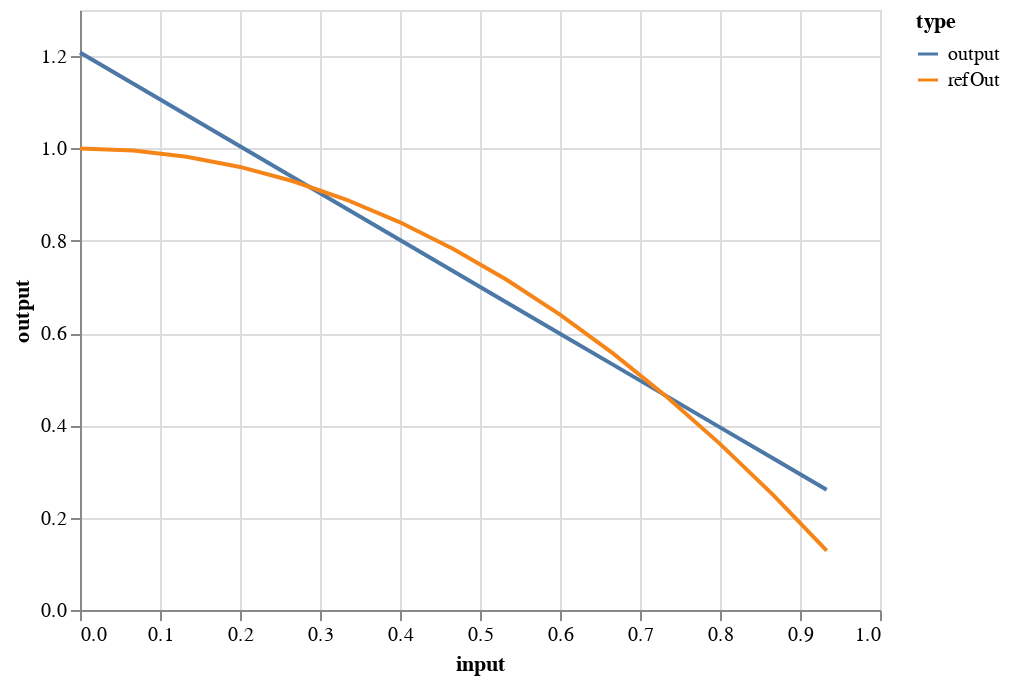

The notebook cell saved with this chart:
### Code cell
plotOutput(input, output, refOut)

### Figure 1 — Vega-Lite specification as saved in the notebook (floating-point values rounded to 4 significant figures)
{"config": {"view": {"continuousWidth": 400, "continuousHeight": 300}}, "data": {"name": "data-d813adb75143ff7de9755ee066e9a5b4"}, "mark": "line", "encoding": {"color": {"type": "nominal", "field": "type"}, "x": {"type": "quantitative", "field": "input"}, "y": {"type": "quantitative", "field": "output"}}, "$schema": "https://vega.github.io/schema/vega-lite/v4.8.1.json", "datasets": {"data-d813adb75143ff7de9755ee066e9a5b4": [{"input": 0.0, "output": 1.208, "type": "output"}, {"input": 0.0, "output": 1.0, "type": "refOut"}, {"input": 0.06667, "output": 1.14, "type": "output"}, {"input": 0.06667, "output": 0.9956, "type": "refOut"}, {"input": 0.1333, "output": 1.072, "type": "output"}, {"input": 0.1333, "output": 0.9822, "type": "refOut"}, {"input": 0.2, "output": 1.005, "type": "output"}, {"input": 0.2, "output": 0.96, "type": "refOut"}, {"input": 0.2667, "output": 0.9371, "type": "output"}, {"input": 0.2667, "output": 0.9289, "type": "refOut"}, {"input": 0.3333, "output": 0.8694, "type": "output"}, {"input": 0.3333, "output": 0.8889, "type": "refOut"}, {"input": 0.4, "output": 0.8017, "type": "output"}, {"input": 0.4, "output": 0.84, "type": "refOut"}, {"input": 0.4667, "output": 0.7341, "type": "output"}, {"input": 0.4667, "output": 0.7822, "type": "refOut"}, {"input": 0.5333, "output": 0.6664, "type": "output"}, {"input": 0.5333, "output": 0.7156, "type": "refOut"}, {"input": 0.6, "output": 0.5987, "type": "output"}, {"input": 0.6, "output": 0.64, "type": "refOut"}, {"input": 0.6667, "output": 0.5311, "type": "output"}, {"input": 0.6667, "output": 0.5556, "type": "refOut"}, {"input": 0.7333, "output": 0.4634, "type": "output"}, {"input": 0.7333, "output": 0.4622, "type": "refOut"}, {"input": 0.8, "output": 0.3957, "type": "output"}, {"input": 0.8, "output": 0.36, "type": "refOut"}, {"input": 0.8667, "output": 0.3281, "type": "output"}, {"input": 0.8667, "output": 0.2489, "type": "refOut"}, {"input": 0.9333, "output": 0.2604, "type": "output"}, {"input": 0.9333, "output": 0.1289, "type": "refOut"}]}}
